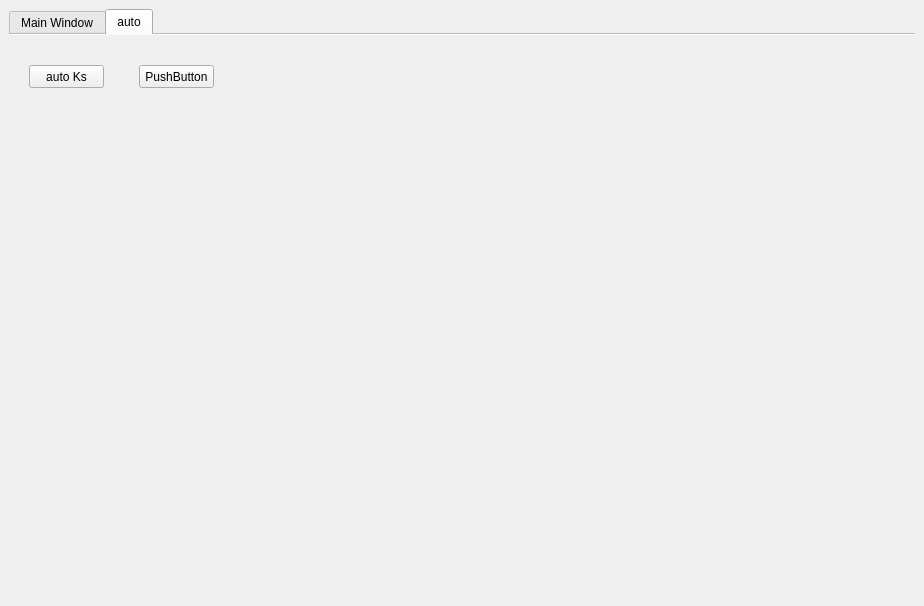
<?xml version="1.0" encoding="UTF-8"?>
<ui version="4.0">
 <class>mainWindow</class>
 <widget class="QMainWindow" name="mainWindow">
  <property name="geometry">
   <rect>
    <x>0</x>
    <y>0</y>
    <width>924</width>
    <height>606</height>
   </rect>
  </property>
  <property name="windowTitle">
   <string>VPT All In One</string>
  </property>
  <widget class="QWidget" name="central_widget">
   <property name="enabled">
    <bool>true</bool>
   </property>
   <property name="sizePolicy">
    <sizepolicy hsizetype="Expanding" vsizetype="Expanding">
     <horstretch>0</horstretch>
     <verstretch>0</verstretch>
    </sizepolicy>
   </property>
   <property name="maximumSize">
    <size>
     <width>16777215</width>
     <height>16777215</height>
    </size>
   </property>
   <property name="sizeIncrement">
    <size>
     <width>0</width>
     <height>0</height>
    </size>
   </property>
   <layout class="QGridLayout" name="gridLayout">
    <item row="0" column="1">
     <widget class="QTabWidget" name="tabWidget">
      <property name="sizeIncrement">
       <size>
        <width>1</width>
        <height>1</height>
       </size>
      </property>
      <property name="currentIndex">
       <number>1</number>
      </property>
      <property name="elideMode">
       <enum>Qt::ElideNone</enum>
      </property>
      <property name="documentMode">
       <bool>true</bool>
      </property>
      <widget class="QWidget" name="mainWin">
       <property name="sizePolicy">
        <sizepolicy hsizetype="Expanding" vsizetype="Expanding">
         <horstretch>0</horstretch>
         <verstretch>0</verstretch>
        </sizepolicy>
       </property>
       <attribute name="title">
        <string>Main Window</string>
       </attribute>
       <layout class="QGridLayout" name="gridLayout_2">
        <item row="0" column="0">
         <layout class="QHBoxLayout" name="horizontalLayout">
          <item>
           <layout class="QVBoxLayout" name="verticalLayout_2">
            <item>
             <widget class="QPushButton" name="startBtn">
              <property name="sizePolicy">
               <sizepolicy hsizetype="Fixed" vsizetype="Fixed">
                <horstretch>0</horstretch>
                <verstretch>0</verstretch>
               </sizepolicy>
              </property>
              <property name="minimumSize">
               <size>
                <width>0</width>
                <height>70</height>
               </size>
              </property>
              <property name="baseSize">
               <size>
                <width>0</width>
                <height>0</height>
               </size>
              </property>
              <property name="acceptDrops">
               <bool>false</bool>
              </property>
              <property name="layoutDirection">
               <enum>Qt::LeftToRight</enum>
              </property>
              <property name="autoFillBackground">
               <bool>false</bool>
              </property>
              <property name="text">
               <string>Start</string>
              </property>
              <attribute name="buttonGroup">
               <string notr="true">buttonGroup</string>
              </attribute>
             </widget>
            </item>
            <item>
             <widget class="QPushButton" name="saveBtn">
              <property name="sizePolicy">
               <sizepolicy hsizetype="Fixed" vsizetype="Fixed">
                <horstretch>0</horstretch>
                <verstretch>0</verstretch>
               </sizepolicy>
              </property>
              <property name="minimumSize">
               <size>
                <width>0</width>
                <height>70</height>
               </size>
              </property>
              <property name="text">
               <string>Save</string>
              </property>
              <attribute name="buttonGroup">
               <string notr="true">buttonGroup</string>
              </attribute>
             </widget>
            </item>
            <item>
             <widget class="QPushButton" name="addBtn">
              <property name="text">
               <string>Thêm Acc</string>
              </property>
             </widget>
            </item>
            <item>
             <widget class="QPushButton" name="delBtn">
              <property name="text">
               <string>Xoá Acc</string>
              </property>
             </widget>
            </item>
           </layout>
          </item>
          <item>
           <widget class="QListWidget" name="listWidget">
            <property name="sizePolicy">
             <sizepolicy hsizetype="Fixed" vsizetype="Expanding">
              <horstretch>0</horstretch>
              <verstretch>0</verstretch>
             </sizepolicy>
            </property>
            <property name="maximumSize">
             <size>
              <width>100</width>
              <height>16777215</height>
             </size>
            </property>
           </widget>
          </item>
          <item>
           <widget class="QTableWidget" name="tableWidget">
            <property name="sizePolicy">
             <sizepolicy hsizetype="Expanding" vsizetype="Expanding">
              <horstretch>0</horstretch>
              <verstretch>0</verstretch>
             </sizepolicy>
            </property>
            <property name="selectionBehavior">
             <enum>QAbstractItemView::SelectRows</enum>
            </property>
            <property name="sortingEnabled">
             <bool>true</bool>
            </property>
            <column>
             <property name="text">
              <string>title</string>
             </property>
            </column>
            <column>
             <property name="text">
              <string>link</string>
             </property>
            </column>
            <column>
             <property name="text">
              <string>group</string>
             </property>
            </column>
           </widget>
          </item>
         </layout>
        </item>
       </layout>
      </widget>
      <widget class="QWidget" name="autoTab">
       <attribute name="title">
        <string>auto</string>
       </attribute>
       <widget class="QPushButton" name="autoKsBtn">
        <property name="geometry">
         <rect>
          <x>20</x>
          <y>30</y>
          <width>75</width>
          <height>23</height>
         </rect>
        </property>
        <property name="text">
         <string>auto Ks</string>
        </property>
       </widget>
       <widget class="QPushButton" name="pushButton_2">
        <property name="geometry">
         <rect>
          <x>130</x>
          <y>30</y>
          <width>75</width>
          <height>23</height>
         </rect>
        </property>
        <property name="text">
         <string>PushButton</string>
        </property>
       </widget>
      </widget>
     </widget>
    </item>
   </layout>
  </widget>
 </widget>
 <tabstops>
  <tabstop>startBtn</tabstop>
 </tabstops>
 <resources/>
 <connections/>
 <buttongroups>
  <buttongroup name="buttonGroup"/>
 </buttongroups>
</ui>
